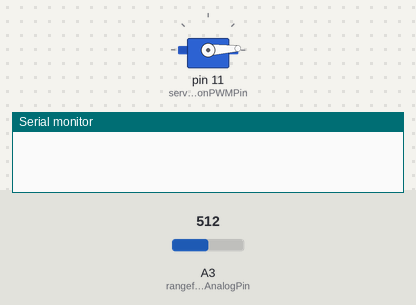
Bench run of a sketch on a simulated Arduino Uno, built with avr-gcc and run on an emulated ATmega328P. Parts: servo, the last lines printed to the serial monitor. The test bench sets the inputs (shaded band); at power-on: A3 (rangefinderAnalogPin) = 512.

Above: at 0.05 s.
At 1.1 s:
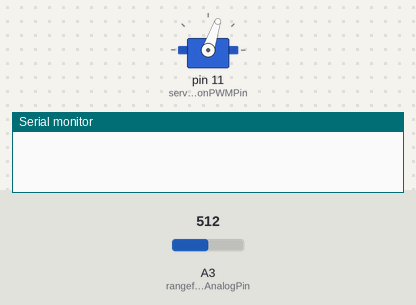
At 2.6 s:
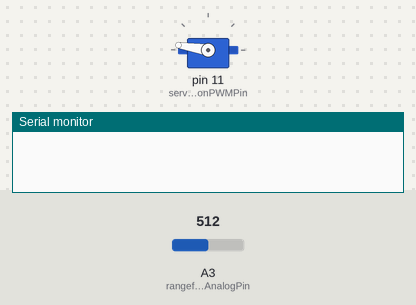
At 36.35 s:
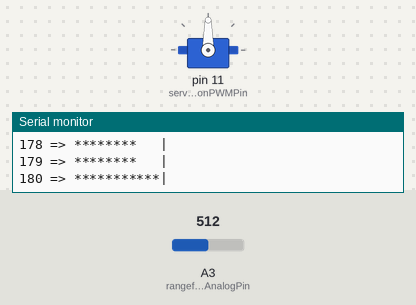
Timing chart, 0 to 40.0 s (numbered marks = the images above):
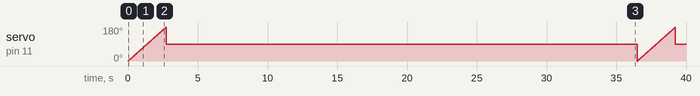

The sketch:

north_driving_robot.ino
```cpp
// (licence header left out)
#include <Wire.h>
#include <LSM303.h>
#include <Servo.h>

int rightSpeedPWMPin = 5;
int leftSpeedPWMPin = 6;
int rightDirectionPin = 7;
int leftDirectionPin = 8;

int servoPositionPWMPin = 11;

int rangefinderAnalogPin = 3; // analog pin 3
int rangefinderMaxThreshold = 500; // at this value stop

int buzzerDigitalPin = 3;
int userButton = 12;
int yellowLED = 13;

int batteryLevelVoltageDividerAnalogPin = 1; // analog pin 1

// Compass, and Accelerometer
LSM303 compass;
char compassReport[80]; // for debugging

// Servo
Servo neckServo;
int neckServoPosition = 0;

// Motor forward or reverse
int FORWARD = LOW;
int REVERSE = HIGH;

// Serial debugging:
int baudrate = 9600;


void setup() {

//  setupMotors();

  setupSerial();

  setupServo();

//  setupBuzzer();

  setupCompass();

  analogReference(DEFAULT);

}

void setupCompass() {
  Wire.begin();
  compass.init();
  compass.enableDefault();
}

void setupBuzzer() {
  pinMode(buzzerDigitalPin, OUTPUT);
}

void setupServo() {
  neckServo.attach(servoPositionPWMPin);
}

void setupSerial() {
  Serial.begin(baudrate);
  Serial.flush();
}

void setupMotors() {
      // set pin modes
  pinMode(rightDirectionPin, OUTPUT);
  pinMode(leftDirectionPin, OUTPUT);
  pinMode(rightSpeedPWMPin, OUTPUT);
  pinMode(leftSpeedPWMPin, OUTPUT);

    // initialize to forward stopped
  digitalWrite(rightDirectionPin, FORWARD);
  digitalWrite(leftDirectionPin, FORWARD);
  analogWrite(rightSpeedPWMPin, 0);
  analogWrite(leftSpeedPWMPin, 0);

}

// LOOP ////////////////////////////////////////////////////////////////////////////////////////////////////
void loop() {

//  serialDebug();

//  testRangeFinderStop();

//  testServo();

// testBuzzer();

//  runDefaultProgram();

  unsigned int rangeValuesArray[180];

  scanForRange(rangeValuesArray);

  for(int degreesIndex = 0; degreesIndex <= 180; degreesIndex++) {
    Serial.print(degreesIndex, DEC);
    Serial.print(" => ");
    unsigned int shortenedRange = rangeValuesArray[degreesIndex] / 70;
    for(int splatIndex = 0; splatIndex <= 10; splatIndex++) {

      if(shortenedRange >= splatIndex) {
        Serial.print("*");
      } else {
        Serial.print(" ");
      }
    }
    Serial.println("|");
  }

  delay(30000);

}

void runDefaultProgram() {
  // ONCE //////////////////////////////////////////////
  // turn north
  // scan for safe passage
  // turn to safe passage favoring north
  // drive for 30 seconds or until running into something
  // END ONCE////////////////////////////////////////////////

  // LOOP ///////////////////////////////////////////////////
  // scan for safe passage
  // if possible turn north
  // if able to turn north -> drive until running into something
  // if unable to turn north -> turn to safe passage -> drive for 30 seconds or until running into something
  // END LOOP ///////////////////////////////////////////////
}

/**
 * Parameters:
 * unsigned int *rangeValuesArray -- pointer to an unsigned integer array of size 180
 */
void scanForRange(unsigned int *rangeValuesArray) {

  for(neckServoPosition = 0; neckServoPosition < 180; neckServoPosition += 1)
  {
    neckServo.write(neckServoPosition);
    delay(15);

    unsigned int currentRange = analogRead(rangefinderAnalogPin);
    rangeValuesArray[neckServoPosition] = currentRange;
  }

  neckServoPosition = 90;
  neckServo.write(neckServoPosition);

}


// DEMO's //////////////////////////////////////////////////////////////////////////////////////////////////

void serialDebug() {
  // range finder
  int rangeVal = analogRead(rangefinderAnalogPin);
  Serial.print("Range: ");
  Serial.println(rangeVal, DEC);

  // battery level
  int batteryLevel = analogRead(batteryLevelVoltageDividerAnalogPin);
  Serial.print("Battery Level: ");
  Serial.println(batteryLevel, DEC);

  // Compass and accelerometer
  compass.read();
  snprintf(compassReport, sizeof(compassReport), "A: %6d %6d %6d    M: %6d %6d %6d",
    compass.a.x, compass.a.y, compass.a.z,
    compass.m.x, compass.m.y, compass.m.z);
  Serial.println(compassReport);


  delay(500);
}

void testRangeFinderStop() {
    ///////////////////////////////////////////////////// DRIVE
  digitalWrite(rightDirectionPin, FORWARD);
  digitalWrite(leftDirectionPin, FORWARD);
  analogWrite(rightSpeedPWMPin, 50);
  analogWrite(leftSpeedPWMPin, 50);

  delay(500);

  boolean isWithinMaxRange = false;
  do {
    int currentRange = analogRead(rangefinderAnalogPin);
    if(currentRange >= rangefinderMaxThreshold) {
      isWithinMaxRange = true;
    }
  } while(!isWithinMaxRange);

  // Forward Stopped
  digitalWrite(rightDirectionPin, FORWARD);
  digitalWrite(leftDirectionPin, FORWARD);
  analogWrite(rightSpeedPWMPin, 0);
  analogWrite(leftSpeedPWMPin, 0);

    delay(10000); // 10 seconds

}

void testServo() {

  for(neckServoPosition = 0; neckServoPosition < 180; neckServoPosition += 1)  // goes from 0 degrees to 180 degrees
  {                                  // in steps of 1 degree
    neckServo.write(neckServoPosition);              // tell servo to go to position in variable 'pos'
    delay(15);                       // waits 15ms for the servo to reach the position
  }

  for(neckServoPosition = 180; neckServoPosition>=1; neckServoPosition-=1)     // goes from 180 degrees to 0 degrees
  {
    neckServo.write(neckServoPosition);              // tell servo to go to position in variable 'pos'
    delay(15);                       // waits 15ms for the servo to reach the position
  }

  neckServoPosition = 90;
  neckServo.write(neckServoPosition);

  delay(1000);

}

void testBuzzer() {
  tone(buzzerDigitalPin, 500);
  delay(500);
  noTone(buzzerDigitalPin);
  delay(500);
}
```
